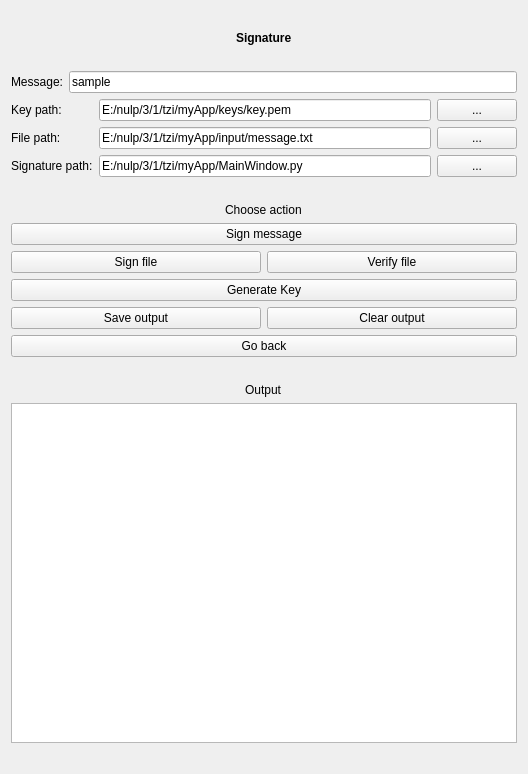
<?xml version="1.0" encoding="UTF-8"?>
<ui version="4.0">
 <class>Form</class>
 <widget class="QWidget" name="Form">
  <property name="geometry">
   <rect>
    <x>0</x>
    <y>0</y>
    <width>528</width>
    <height>774</height>
   </rect>
  </property>
  <property name="windowTitle">
   <string>Form</string>
  </property>
  <layout class="QVBoxLayout" name="verticalLayout_2">
   <item>
    <layout class="QVBoxLayout" name="verticalLayout">
     <item>
      <spacer name="horizontalSpacer">
       <property name="orientation">
        <enum>Qt::Horizontal</enum>
       </property>
       <property name="sizeHint" stdset="0">
        <size>
         <width>40</width>
         <height>20</height>
        </size>
       </property>
      </spacer>
     </item>
     <item alignment="Qt::AlignHCenter">
      <widget class="QLabel" name="label">
       <property name="styleSheet">
        <string notr="true">font: 16pt &quot;Segoe UI&quot;;
font-weight: Bold;</string>
       </property>
       <property name="text">
        <string>Signature</string>
       </property>
      </widget>
     </item>
     <item>
      <spacer name="horizontalSpacer_3">
       <property name="orientation">
        <enum>Qt::Horizontal</enum>
       </property>
       <property name="sizeHint" stdset="0">
        <size>
         <width>40</width>
         <height>20</height>
        </size>
       </property>
      </spacer>
     </item>
     <item>
      <layout class="QHBoxLayout" name="horizontalLayout_5">
       <item>
        <widget class="QLabel" name="label_7">
         <property name="text">
          <string>Message:</string>
         </property>
        </widget>
       </item>
       <item>
        <widget class="QLineEdit" name="message">
         <property name="text">
          <string>sample</string>
         </property>
        </widget>
       </item>
      </layout>
     </item>
     <item>
      <layout class="QHBoxLayout" name="horizontalLayout_2">
       <item>
        <layout class="QVBoxLayout" name="verticalLayout_3">
         <item>
          <widget class="QLabel" name="label_2">
           <property name="text">
            <string>Key path:</string>
           </property>
          </widget>
         </item>
         <item>
          <widget class="QLabel" name="label_3">
           <property name="text">
            <string>File path:</string>
           </property>
          </widget>
         </item>
         <item>
          <widget class="QLabel" name="label_4">
           <property name="text">
            <string>Signature path:</string>
           </property>
          </widget>
         </item>
        </layout>
       </item>
       <item>
        <layout class="QVBoxLayout" name="verticalLayout_4">
         <item>
          <widget class="QLineEdit" name="keyPath">
           <property name="text">
            <string>E:/nulp/3/1/tzi/myApp/keys/key.pem</string>
           </property>
          </widget>
         </item>
         <item>
          <widget class="QLineEdit" name="filePath">
           <property name="text">
            <string>E:/nulp/3/1/tzi/myApp/input/message.txt</string>
           </property>
          </widget>
         </item>
         <item>
          <widget class="QLineEdit" name="signaturePath">
           <property name="text">
            <string>E:/nulp/3/1/tzi/myApp/MainWindow.py</string>
           </property>
          </widget>
         </item>
        </layout>
       </item>
       <item>
        <layout class="QVBoxLayout" name="verticalLayout_5">
         <item>
          <widget class="QPushButton" name="fileDialogButton1">
           <property name="text">
            <string>...</string>
           </property>
          </widget>
         </item>
         <item>
          <widget class="QPushButton" name="fileDialogButton2">
           <property name="text">
            <string>...</string>
           </property>
          </widget>
         </item>
         <item>
          <widget class="QPushButton" name="fileDialogButton3">
           <property name="text">
            <string>...</string>
           </property>
          </widget>
         </item>
        </layout>
       </item>
      </layout>
     </item>
     <item>
      <spacer name="horizontalSpacer_2">
       <property name="orientation">
        <enum>Qt::Horizontal</enum>
       </property>
       <property name="sizeHint" stdset="0">
        <size>
         <width>40</width>
         <height>20</height>
        </size>
       </property>
      </spacer>
     </item>
     <item alignment="Qt::AlignHCenter">
      <widget class="QLabel" name="label_5">
       <property name="styleSheet">
        <string notr="true">font: 14pt &quot;Segoe UI&quot;;</string>
       </property>
       <property name="text">
        <string>Choose action</string>
       </property>
      </widget>
     </item>
     <item>
      <layout class="QVBoxLayout" name="verticalLayout_6">
       <item>
        <widget class="QPushButton" name="signMessageButton">
         <property name="text">
          <string>Sign message</string>
         </property>
        </widget>
       </item>
       <item>
        <layout class="QHBoxLayout" name="horizontalLayout_3">
         <item>
          <widget class="QPushButton" name="signButton">
           <property name="text">
            <string>Sign file</string>
           </property>
          </widget>
         </item>
         <item>
          <widget class="QPushButton" name="verifyButton">
           <property name="text">
            <string>Verify file</string>
           </property>
          </widget>
         </item>
        </layout>
       </item>
       <item>
        <widget class="QPushButton" name="generateButton">
         <property name="text">
          <string>Generate Key</string>
         </property>
        </widget>
       </item>
       <item>
        <layout class="QHBoxLayout" name="horizontalLayout_4">
         <item>
          <widget class="QPushButton" name="saveButton">
           <property name="text">
            <string>Save output</string>
           </property>
          </widget>
         </item>
         <item>
          <widget class="QPushButton" name="clearButton">
           <property name="text">
            <string>Clear output</string>
           </property>
          </widget>
         </item>
        </layout>
       </item>
       <item>
        <widget class="QPushButton" name="backButton">
         <property name="text">
          <string>Go back</string>
         </property>
        </widget>
       </item>
      </layout>
     </item>
     <item>
      <spacer name="horizontalSpacer_4">
       <property name="orientation">
        <enum>Qt::Horizontal</enum>
       </property>
       <property name="sizeHint" stdset="0">
        <size>
         <width>40</width>
         <height>20</height>
        </size>
       </property>
      </spacer>
     </item>
     <item alignment="Qt::AlignHCenter">
      <widget class="QLabel" name="label_6">
       <property name="styleSheet">
        <string notr="true">font: 14pt &quot;Segoe UI&quot;;</string>
       </property>
       <property name="text">
        <string>Output</string>
       </property>
      </widget>
     </item>
     <item>
      <widget class="QTextEdit" name="output">
       <property name="readOnly">
        <bool>true</bool>
       </property>
      </widget>
     </item>
     <item>
      <spacer name="horizontalSpacer_5">
       <property name="orientation">
        <enum>Qt::Horizontal</enum>
       </property>
       <property name="sizeHint" stdset="0">
        <size>
         <width>40</width>
         <height>20</height>
        </size>
       </property>
      </spacer>
     </item>
    </layout>
   </item>
  </layout>
 </widget>
 <resources/>
 <connections/>
</ui>
